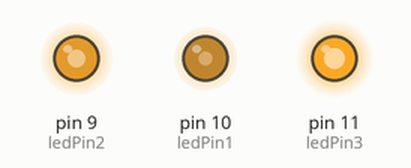
Simulated run of this sketch. Board: Arduino Uno, built with avr-gcc and run on an emulated ATmega328P. On the bench: output pins drawn as LEDs (lit = HIGH). Random numbers use the default seed unless the sketch sets one.

Above: at 0.37 s.
At 7.34 s:
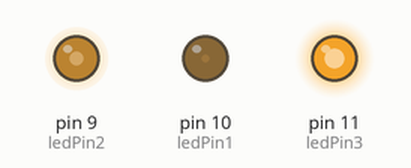
At 13.8 s:
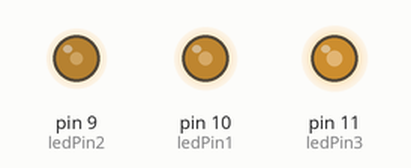
At 20.44 s:
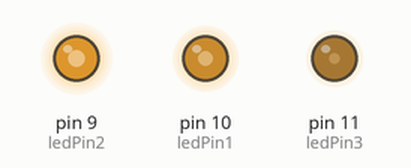
At 30.38 s:
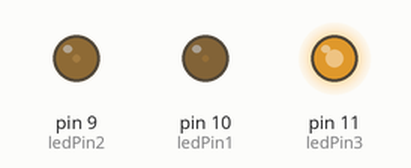
At 39.03 s:
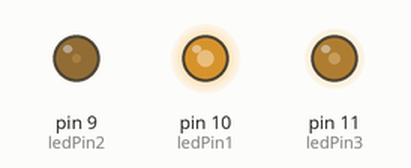
Timing chart, 0 to 40.0 s (numbered marks = the images above):
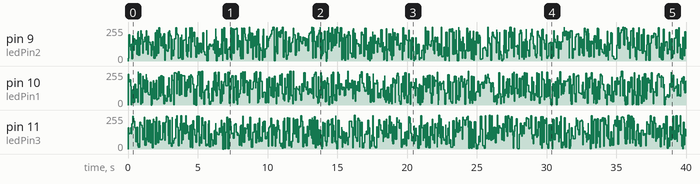

The sketch:

flame_0.ino
```cpp
// LED Fire Effect
// base https://www.instructables.com/id/Realistic-Fire-Effect-with-Arduino-and-LEDs/
// small changes by Nicu FLORICA (niq_ro)

byte ledPin1 = 10;
byte ledPin2 = 9;
byte ledPin3 = 11;
byte minim = 0;
byte maxim = 255;

void setup()
{
pinMode(ledPin1, OUTPUT);
pinMode(ledPin2, OUTPUT);
pinMode(ledPin3, OUTPUT);
}

void loop() {
analogWrite(ledPin1, random(maxim)+minim);
analogWrite(ledPin2, random(maxim)+minim);
analogWrite(ledPin3, random(maxim)+minim);
delay(random(100));
}
```
